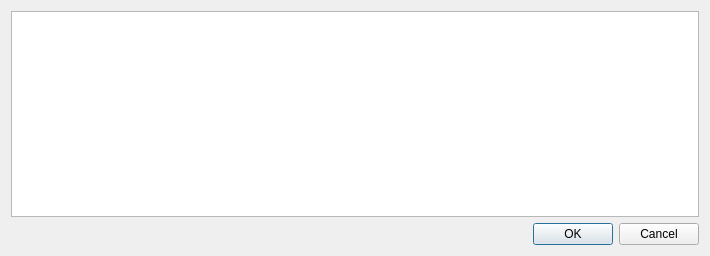
<?xml version="1.0" encoding="UTF-8"?>
<ui version="4.0">
 <class>DlgText</class>
 <widget class="QDialog" name="DlgText">
  <property name="geometry">
   <rect>
    <x>0</x>
    <y>0</y>
    <width>710</width>
    <height>256</height>
   </rect>
  </property>
  <property name="windowTitle">
   <string>Редактирование текста (ВНИМАНИЕ! СБРАСЫВАЕТ ВСЮ РАЗМЕТКУ!)</string>
  </property>
  <layout class="QVBoxLayout" name="verticalLayout_2">
   <item>
    <layout class="QVBoxLayout" name="verticalLayout">
     <item>
      <widget class="QPlainTextEdit" name="plainTextEdit"/>
     </item>
     <item>
      <widget class="QDialogButtonBox" name="buttonBox">
       <property name="standardButtons">
        <set>QDialogButtonBox::Cancel|QDialogButtonBox::Ok</set>
       </property>
      </widget>
     </item>
    </layout>
   </item>
  </layout>
 </widget>
 <resources/>
 <connections/>
</ui>
